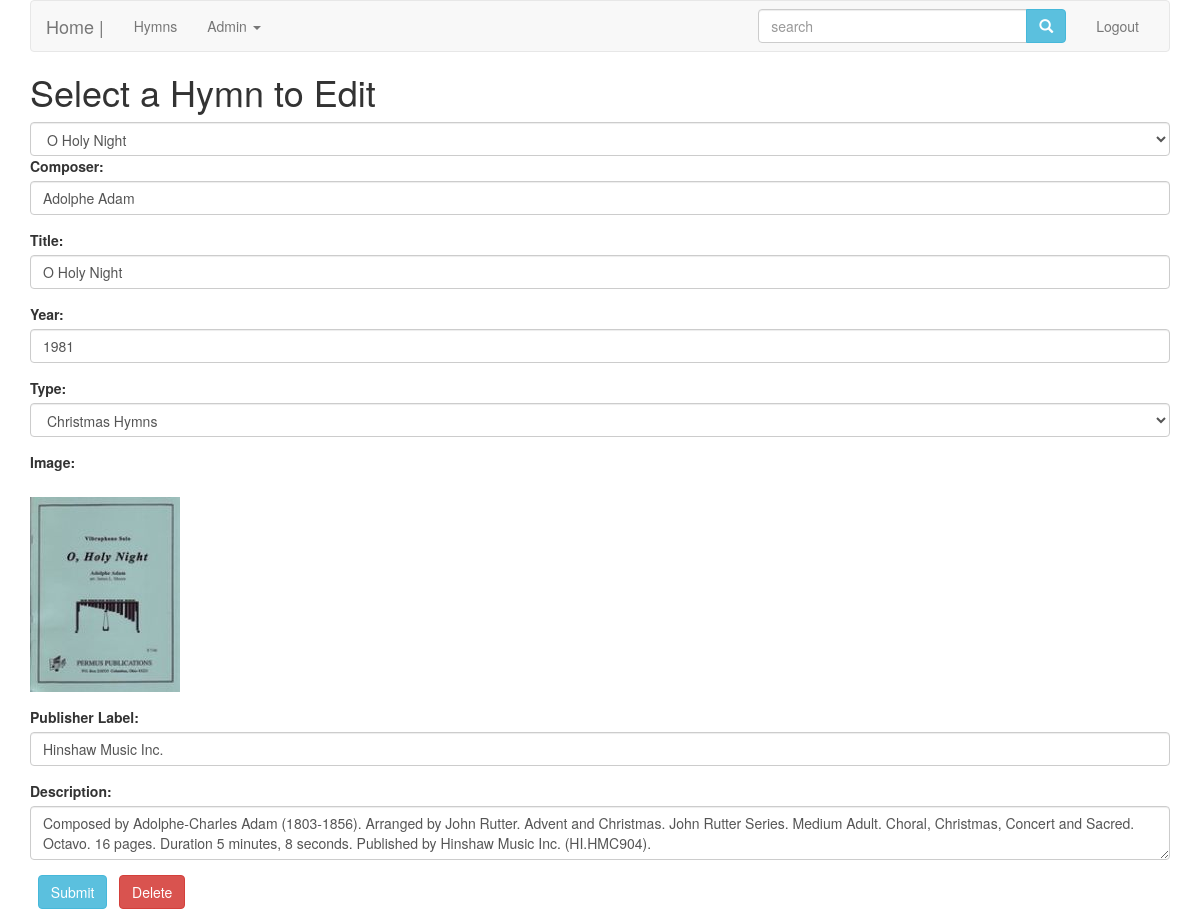
Page /admin/edit.php?hymn_id=7 (signed in) on the committed database.
### tables this page shows
CREATE TABLE `churchhymns` (
  `composer` varchar(100) NOT NULL,
  `title` varchar(100) NOT NULL,
  `year` int(255) NOT NULL,
  `type` varchar(100) NOT NULL,
  `filename` varchar(255) NOT NULL,
  `label` varchar(100) NOT NULL,
  `description` longtext,
  `soundclip` varchar(40) DEFAULT NULL,
  `hymn_id` int(11) NOT NULL
);

### admin/edit.php (the view, shortened to what this page needs)
<?php
include ("../includes/header.php");
if(!isset($_SESSION['estdrftu5sdf6hoetdry2'])){
	header("Location:login.php?return=edit");
}else{
	$hymnID = $_GET['hymn_id'];
}
	$result2 = mysqli_query($con, "SELECT * from churchhymns WHERE hymn_id = '$hymnID'") or die(mysqli_error($con));
	while ($row = mysqli_fetch_array($result2)){
		$composer = $row['composer'];
		$title = $row['title'];
		$year = $row['year'];
		$type = $row['type'];
		$label = $row['label'];
		$description = $row['description'];
	}
?>
<div class="insert">
	<div id="title">
		<h1>Select a Hymn to Edit</h1>
	</div>
	<form id="myform" name="myform" method="post" action="<?php echo htmlspecialchars($_SERVER['REQUEST_URI']); ?>">
		<select name="entryselect" class="form-control" id="entryselect" onchange="go()" >
			<?php
				$result = mysqli_query($con, "SELECT * from churchhymns") or die(mysqli_error($con));
			while ($row = mysqli_fetch_array($result)){
				$titlelink = $row['title'];
				$hymn_idlink = $row['hymn_id'];
				if($hymn_idlink == $hymnID){
					echo "<option selected=\"selected\" value=\"edit.php?hymn_id=$hymn_idlink\">$titlelink</option>";
				}else{
					echo "<option value=\"edit.php?hymn_id=$hymn_idlink\">$titlelink</option>";
				}
			}
			?>
		</select>
</div>
<div class="insert">
	<form id="myform" name="myform" method="post" enctype="multipart/form-data" action="<?php echo htmlspecialchars($_SERVER['REQUEST_URI']); ?>">
		<div class="form-group">
			<label for="composer">Composer:</label>
			<input type="text" name="composer" class="form-control" value="<?php echo $composer; ?>">
		</div>
		<div class="form-group">
			<label for="title">Title:</label>
			<input type="text" name="title" class="form-control" value="<?php echo $title; ?>">
		</div>
		<div class="form-group">
			<label for="year">Year:</label>
			<input type="text" name="year" class="form-control" value="<?php echo $year; ?>">
		</div>
		<div class="form-group">
			<label for="type">Type:</label>
			<select name="type" id="type" class="form-control" value="<?php echo $type; ?>">
				<option <?php if($type == "Christmas Hymns") echo "selected" ?>>Christmas Hymns</option>
			</select>
		</div>
		<div class="form-group">
			<label for="filename">Image:</label> <br><br>
			<?php
				$result = mysqli_query($con, "SELECT * from churchhymns where hymn_id = '$hymnID'") or die(mysqli_error($con));
			while ($row = mysqli_fetch_array($result)){
				$filename = $row['filename'];
					echo "<img src=\"../thumbs/$filename\">";
			}
			?>
		</div>
		<div class="form-group">
			<label for="label">Publisher Label:</label>
			<input type="text" name="label" class="form-control" value="<?php echo $label; ?>">
		</div>
		<div class="form-group">
			<label for="description">Description:</label>
			<textarea name="description" class="form-control"><?php echo $description; ?></textarea>
		</div>
		<div class="form-group">
			<label for="submit">&nbsp;</label>
			<input type="submit" name="submit" class="btn btn-info" value="Submit">
			<label for="submit">&nbsp;</label>
			<input onclick="return ConfirmDelete();" type="submit" name="delete" class="btn btn-danger" value="Delete" >
		</div>
	</form>
</div>
<?php
include ("../includes/footer.php");
?>

### rows in the picture
churchhymns: composer "Adolphe Adam", title "O Holy Night", year "1981", type "Christmas Hymns", filename (picture), label "Hinshaw Music Inc.", description "Composed by Adolphe-Charles Adam (1803-1856). Arranged by John Rutter. Advent and Christmas. John Rutter Series. Medium Adult. Choral, Christmas, Concert and Sacred. Octavo. 16 pages. Duration 5 minutes, 8 seconds. Published by Hinshaw Music Inc. (HI.HMC904)."

### other values in the picture
form field entryselect "O Holy Night"
